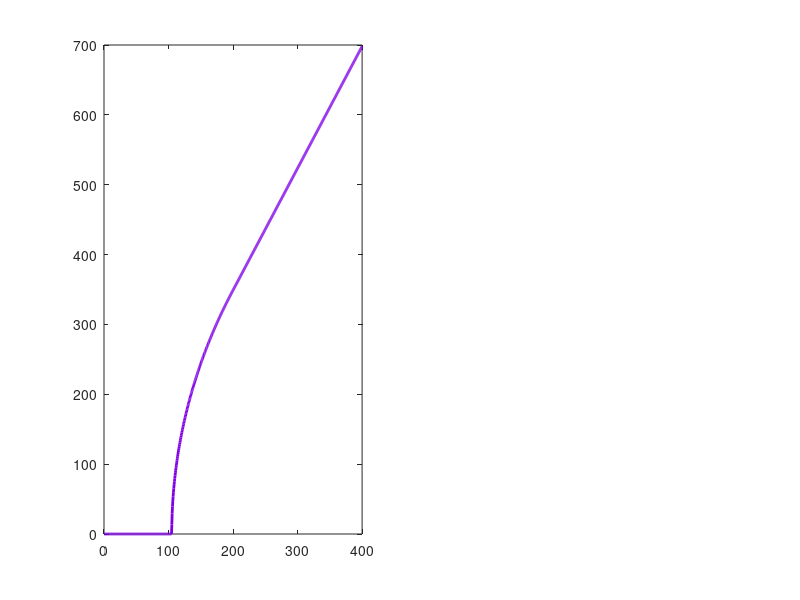

Here is the MATLAB script that generated this plot: (Note: this script raises an error after producing the figure.)
clc;clear;
gamma = 1.4;
R = 287;
T_t = 300;
C_d = 0.8;
d = 0.0345;               % [m]
A = pi * (d/2)^2;         % [m^2]
Pt = 105000;              % [Pa]
Pu = linspace(0, 400000, 800);   % [Pa]
critical_factor = ((gamma + 1)/2)^(gamma / (gamma - 1));
Pu_critical = Pt * critical_factor;

mass_flow = zeros(size(Pu));
rho = Pu ./ (R * T_t);
velocity = zeros(size(Pu));

for i = 1:length(Pu)
    if Pu(i) < 1
        mass_flow(i) = 0;
        velocity(i) = 0;
        continue;
    end
    
    if Pu(i) >= Pu_critical
        const = sqrt(gamma / (R * T_t)) * (2 / (gamma + 1))^((gamma + 1) / (2 * (gamma - 1)));
        mass_flow(i) = C_d * A * Pu(i) * const;
    else
        ratio = Pt / Pu(i);
        term1 = (2 * gamma) / (R * T_t * (gamma - 1));
        term2 = ratio^(2 / gamma) - ratio^((gamma + 1) / gamma);
        mass_flow(i) = C_d * A * Pu(i) * sqrt(term1 * term2);
    end
    velocity(i) = mass_flow(i) / (rho(i) * A);
end

%Plot: Mass Flow Rate vs Upstream Pressure ---
figure;
subplot(1,2,1);
plot(Pu/1000, mass_flow*1000, 'Color', [0.5 0 0.9], 'LineWidth', 2);  % Purple
hold on;
xline(Pu_critical/1000, '--', 'Color', [1 0 0], 'LineWidth', 2);     % Red dashed line
xlabel('Upstream Pressure (kPa)');
ylabel('Mass Flow Rate (g/s)');
title('Mass Flow Rate vs Upstream Pressure');
legend('Mass Flow Rate','Choked Flow Limit','Location','northwest');
grid on;

%Plot: Jet Velocity vs Upstream Pressure ---
subplot(1,2,2);
plot(Pu/1000, velocity, 'Color', [1 0.5 0], 'LineWidth', 2);     % Orange
hold on;
xline(Pu_critical/1000, '--', 'Color', [1 0 0], 'LineWidth', 2);     % Red dashed line
xlabel('Upstream Pressure (kPa)');
ylabel('Velocity (m/s)');
title('Velocity vs Upstream Pressure');
legend('Velocity','Choked Flow Limit','Location','northwest');
grid on;
sgtitle('Toyota 2ZZ-GE - Intake Flow Regimes');